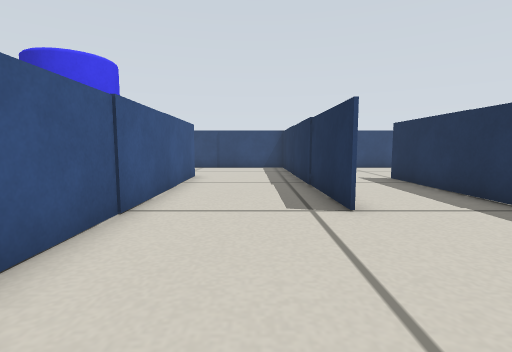
view 1 (above)

24 first-person views from a walk through a Gazebo world. The camera is 0.29 m above the floor, tilts 6° down and sees 85° across. The floor is counted in squares, 0.25 m on a side. Each view is taken from the middle of a square. On the plan, view 1 faces up. The plan holds only what a view shows up to about 12 squares ahead; the rest is blank.

view 2
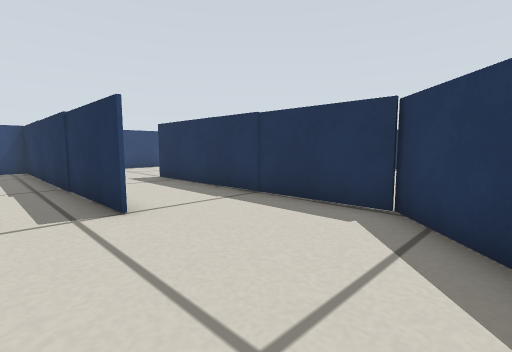

view 3
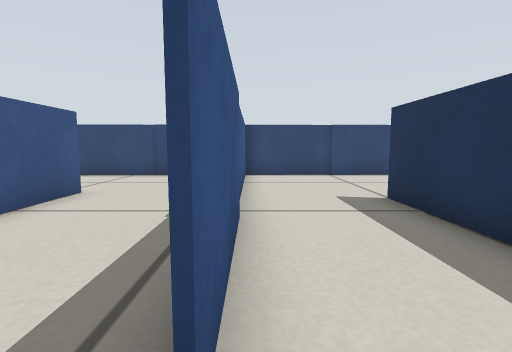

view 4
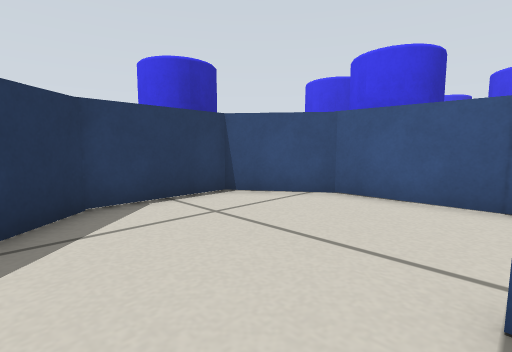

view 5
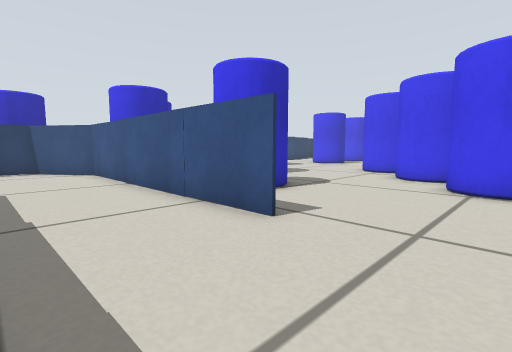

view 6
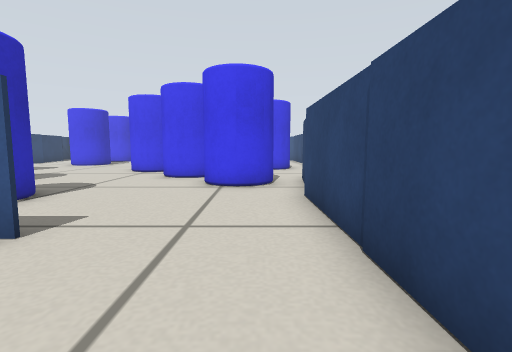

view 7
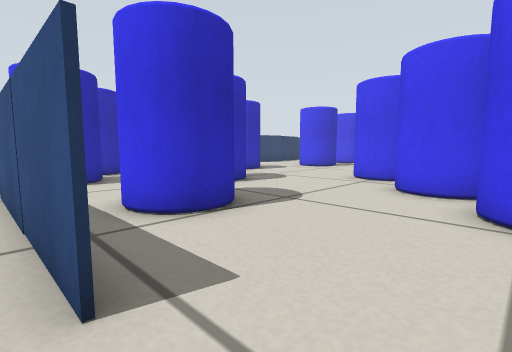

view 8
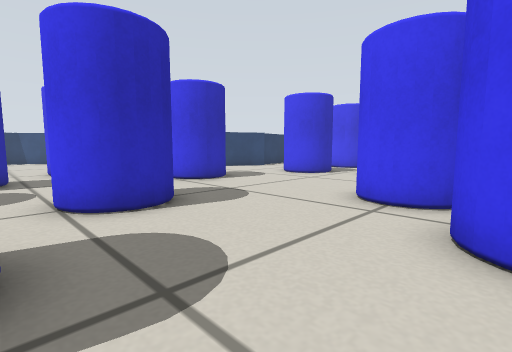

view 9
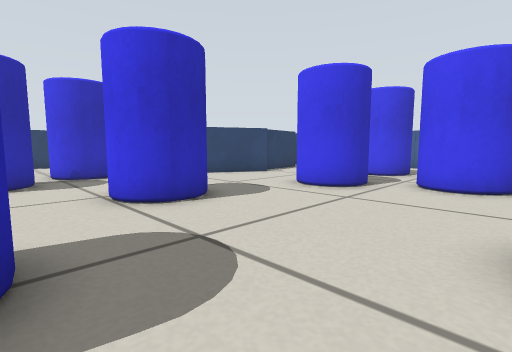

view 10
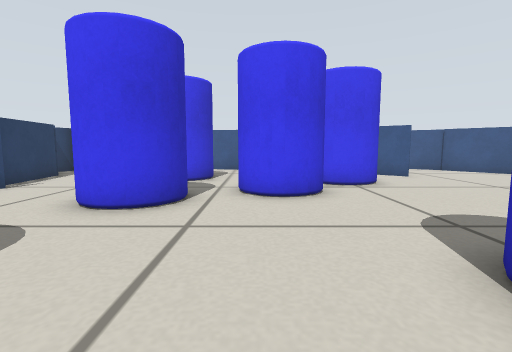

view 11
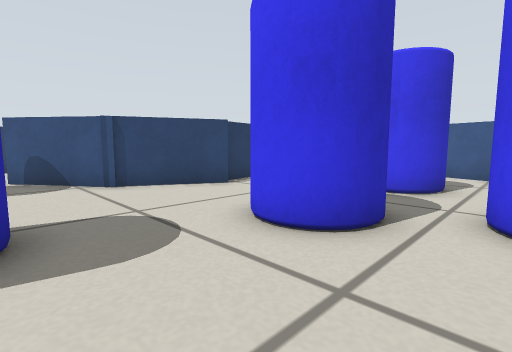

view 12
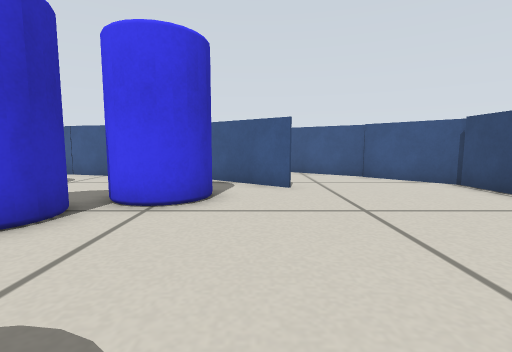

view 13
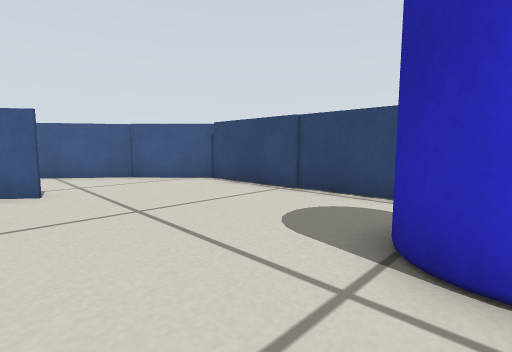

view 14
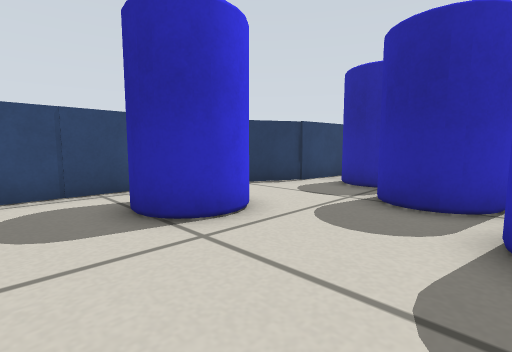

view 15
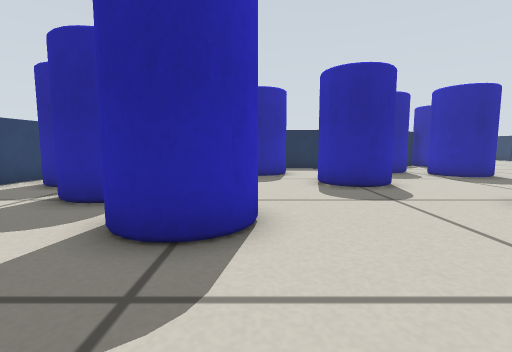

view 16
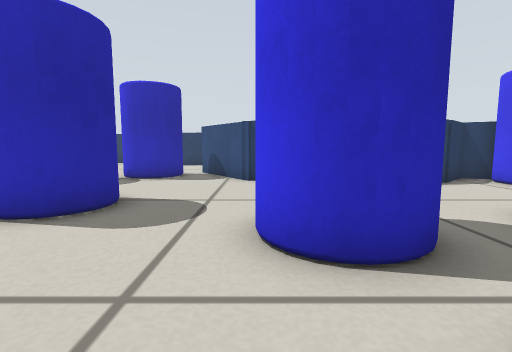

view 17
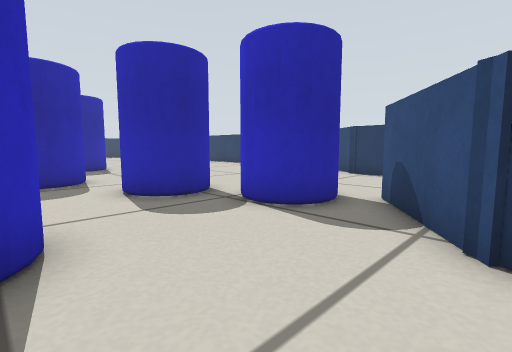

view 18
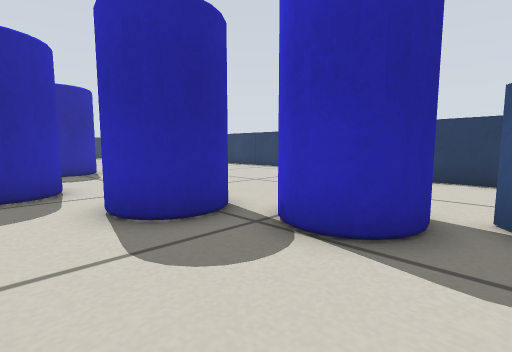

view 19
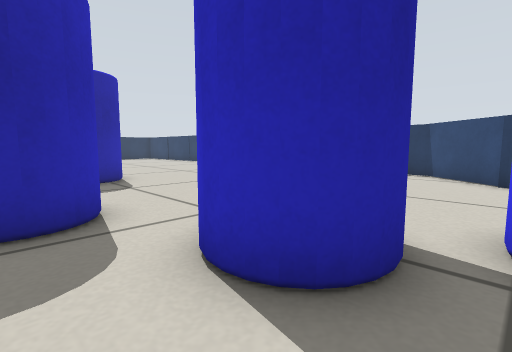

view 20
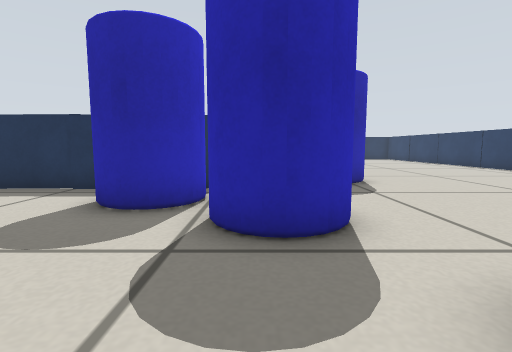

view 21
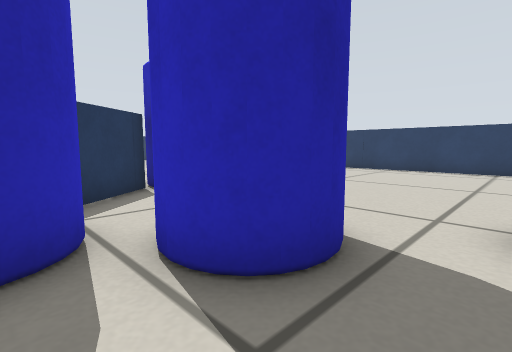

view 22
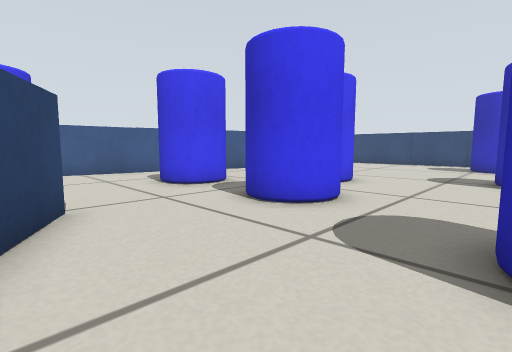

view 23
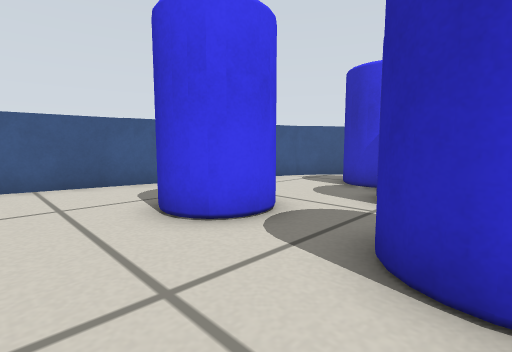

view 24
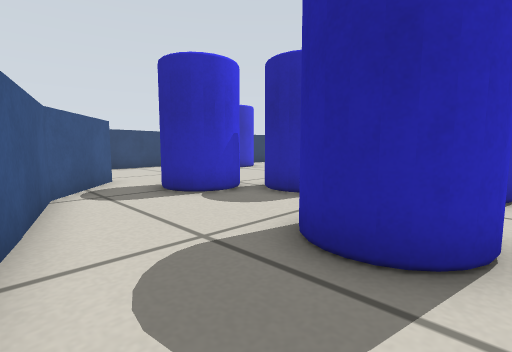

### Floor plan
Ten units are one square. View 1 is at (0, 0); x grows to the right and y downward. Boxes are objects, and circles mark ways between rooms. Rooms are numbered by the first view taken in them; rooms with no view inside come last. Other rooms are left out.
<svg viewBox="-272 -179 352 308">
<path fill="none" stroke="#000" d="M17 -49 15 -152M-24 -111 -23 -14 -6 8 26 7M21 -153 -26 -152M17 -86 18 -49M51 -17 50 -103M16 -151 17 -101M55 -154 21 -153M26 7 54 -18M-24 -43 -24 -71M-4 13 -24 -14M-158 23 -136 54M-26 -152 -56 -151M-67 -154 -91 -157M-187 10 -154 27M-89 -157 -107 -166M-139 103 -105 104 -80 124 -53 124M-142 -174 -225 -172 -247 -151M75 -154 55 -154M-218 -120 -240 -92M-243 27 -235 31 -222 19 -190 14M-238 -93 -256 -33M-256 -34 -262 -3M-247 -153 -267 -126"/>
<rect x="-255" y="5" width="20" height="20" fill="#bbb"><title>other object</title></rect>
<rect x="-225" y="-45" width="30" height="30" fill="#bbb"><title>other object</title></rect>
<rect x="-215" y="-105" width="30" height="30" fill="#bbb"><title>other object</title></rect>
<rect x="-195" y="-85" width="30" height="30" fill="#bbb"><title>other object</title></rect>
<rect x="-185" y="-45" width="30" height="30" fill="#bbb"><title>other object</title></rect>
<rect x="-155" y="-155" width="30" height="20" fill="#bbb"><title>other object</title></rect>
<rect x="-145" y="-105" width="30" height="30" fill="#bbb"><title>other object</title></rect>
<rect x="-135" y="25" width="30" height="30" fill="#bbb"><title>other object</title></rect>
<rect x="-135" y="-35" width="30" height="30" fill="#bbb"><title>other object</title></rect>
<rect x="-115" y="-125" width="30" height="30" fill="#bbb"><title>other object</title></rect>
<rect x="-105" y="5" width="30" height="40" fill="#bbb"><title>other object</title></rect>
<rect x="-95" y="-65" width="30" height="30" fill="#bbb"><title>other object</title></rect>
<rect x="-95" y="-155" width="30" height="40" fill="#bbb"><title>other object</title></rect>
<rect x="-75" y="-15" width="40" height="30" fill="#bbb"><title>other object</title></rect>
<rect x="-65" y="-95" width="30" height="30" fill="#bbb"><title>other object</title></rect>
<rect x="-55" y="-35" width="30" height="30" fill="#bbb"><title>other object</title></rect>
<rect x="-15" y="15" width="30" height="30" fill="#bbb"><title>other object</title></rect>
<circle cx="20" cy="-25" r="3" fill="#2a7"/>
<circle cx="-20" cy="-125" r="3" fill="#2a7"/>
<circle cx="50" cy="-125" r="3" fill="#2a7"/>
<text x="0" y="-70">1</text>
<text x="30" y="-80">2</text>
<text x="-50" y="-20">3</text>
</svg>
Room 1 opens to room 2. Room 1 opens to room 3. Room 2 opens to room 3.

Where each view was taken, in squares from view 1:
view 1: 0 up, 0 right, facing up
view 2: 0 up, 0 right, facing up-right
view 3: 4 up, 2 right, facing up
view 4: 5 up, 4 right, facing down-left
view 5: 14 up, 1 right, facing down-left
view 6: 14 up, 1 right, facing left
view 7: 13 up, 2 left, facing down-left
view 8: 11 up, 6 left, facing down-left
view 9: 8 up, 9 left, facing down-left
view 10: 6 up, 11 left, facing left
view 11: 6 up, 13 left, facing down-left
view 12: 11 up, 14 left, facing left
view 13: 11 up, 14 left, facing up-left
view 14: 10 up, 17 left, facing up-right
view 15: 8 up, 17 left, facing right
view 16: 7 up, 16 left, facing down
view 17: 1 up, 16 left, facing down-right
view 18: 0 up, 14 left, facing down-right
view 19: 0 up, 11 left, facing down-right
view 20: 0 up, 10 left, facing right
view 21: 2 up, 8 left, facing down-right
view 22: 2 down, 13 left, facing up-left
view 23: 0 up, 17 left, facing up-left
view 24: 2 up, 25 left, facing up-right
